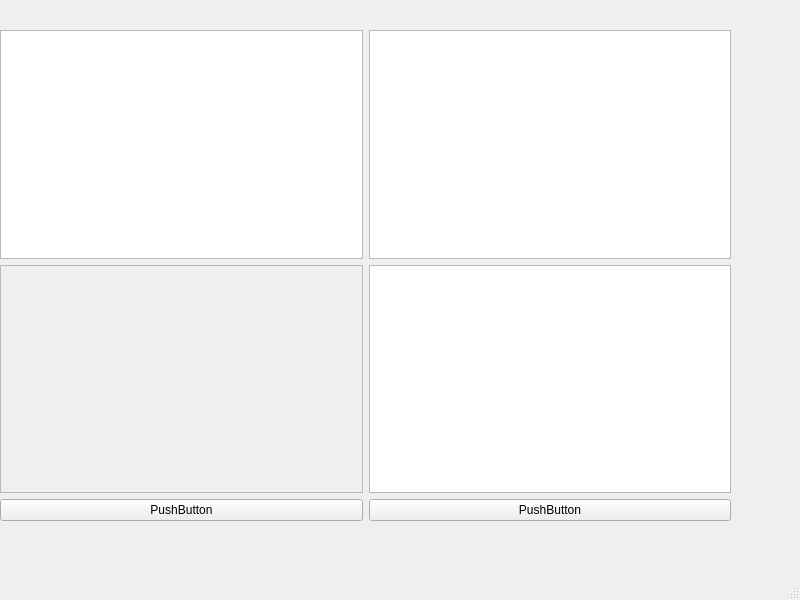
<?xml version="1.0" encoding="UTF-8"?>
<ui version="4.0">
 <class>MainWindow</class>
 <widget class="QMainWindow" name="MainWindow">
  <property name="geometry">
   <rect>
    <x>0</x>
    <y>0</y>
    <width>800</width>
    <height>600</height>
   </rect>
  </property>
  <property name="windowTitle">
   <string>MainWindow</string>
  </property>
  <widget class="QWidget" name="centralwidget">
   <widget class="QWidget" name="gridLayoutWidget">
    <property name="geometry">
     <rect>
      <x>0</x>
      <y>30</y>
      <width>731</width>
      <height>491</height>
     </rect>
    </property>
    <layout class="QGridLayout" name="gridLayout">
     <item row="0" column="0">
      <widget class="QTextBrowser" name="textBrowser_2"/>
     </item>
     <item row="1" column="0">
      <widget class="QScrollArea" name="scrollArea">
       <property name="widgetResizable">
        <bool>true</bool>
       </property>
       <widget class="QWidget" name="scrollAreaWidgetContents">
        <property name="geometry">
         <rect>
          <x>0</x>
          <y>0</y>
          <width>360</width>
          <height>225</height>
         </rect>
        </property>
       </widget>
      </widget>
     </item>
     <item row="2" column="0">
      <widget class="QPushButton" name="pushButton_2">
       <property name="text">
        <string>PushButton</string>
       </property>
      </widget>
     </item>
     <item row="1" column="1">
      <widget class="QTextBrowser" name="textBrowser"/>
     </item>
     <item row="2" column="1">
      <widget class="QPushButton" name="pushButton">
       <property name="text">
        <string>PushButton</string>
       </property>
      </widget>
     </item>
     <item row="0" column="1">
      <widget class="QTextEdit" name="textEdit"/>
     </item>
    </layout>
   </widget>
  </widget>
  <widget class="QMenuBar" name="menubar">
   <property name="geometry">
    <rect>
     <x>0</x>
     <y>0</y>
     <width>800</width>
     <height>22</height>
    </rect>
   </property>
  </widget>
  <widget class="QStatusBar" name="statusbar"/>
 </widget>
 <resources/>
 <connections/>
</ui>
